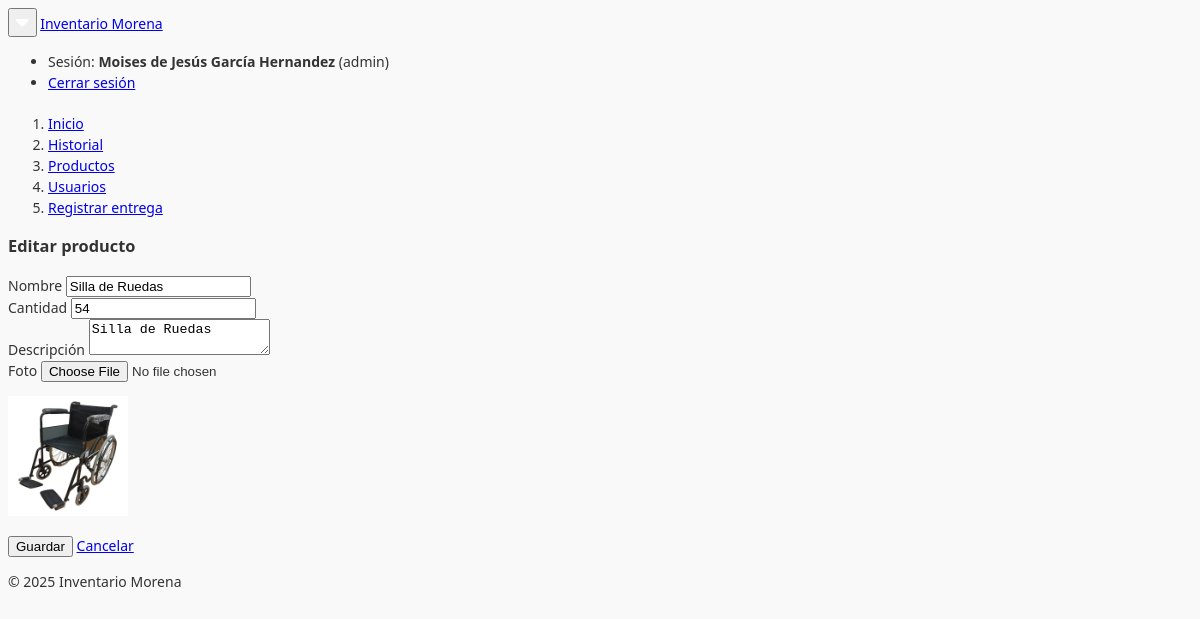
The page /productos.php?action=edit&id=7 (signed in) on the database its author committed.
### tables this page shows
CREATE TABLE `productos` (
  `id` int(11) NOT NULL,
  `nombre` varchar(100) NOT NULL,
  `descripcion` text DEFAULT NULL,
  `cantidad` int(11) NOT NULL DEFAULT 0,
  `foto` varchar(255) DEFAULT NULL,
  `created_at` date NOT NULL DEFAULT current_timestamp()
);

### productos.php (the view, shortened to what this page needs)
<?php
require_once __DIR__ . '/conexion.php';
$action = $_GET['action'] ?? 'list';
$id = isset($_GET['id']) ? (int)$_GET['id'] : 0;
include __DIR__ . '/header.php';
if($action==='create' || ($action==='edit' && $id)){
  $row = ['nombre'=>'','descripcion'=>'','cantidad'=>0,'foto'=>null];
  if($action==='edit'){
    $stmt=$mysqli->prepare("SELECT * FROM productos WHERE id=?");
    $stmt->bind_param("i",$id);
    $stmt->execute();
    $res=$stmt->get_result();
    $row=$res->fetch_assoc();
  }
  ?>
  <div class="panel panel-default">
    <div class="panel-heading">
      <h3 class="panel-title"><?= $action==='create'?'Nuevo producto':'Editar producto' ?></h3>
    </div>
    <div class="panel-body">
      <form method="POST" enctype="multipart/form-data">
        <div class="row">
          <div class="form-group col-xs-12 col-sm-6">
            <label>Nombre</label>
            <input name="nombre" class="form-control" value="<?= htmlspecialchars($row['nombre']) ?>" required>
          </div>
          <div class="form-group col-xs-12 col-sm-6">
            <label>Cantidad</label>
            <input type="number" name="cantidad" class="form-control" value="<?= (int)$row['cantidad'] ?>" required>
          </div>
          <div class="form-group col-xs-12">
            <label>Descripción</label>
            <textarea name="descripcion" class="form-control"><?= htmlspecialchars($row['descripcion']) ?></textarea>
          </div>
          <div class="form-group col-xs-12">
            <label>Foto</label>
            <input type="file" name="foto" class="form-control">
            <?php if(!empty($row['foto'])): ?>
              <p><img src="<?= htmlspecialchars($row['foto']) ?>" style="max-height:120px;max-width:100%;"></p>
            <?php endif; ?>
          </div>
        </div>
        <button class="btn btn-primary" type="submit">Guardar</button>
        <a class="btn btn-default" href="productos.php">Cancelar</a>
      </form>
    </div>
  </div>
  <?php
}
include __DIR__ . '/footer.php';
?>

### header.php (style rules this page uses)
body { font-family: "Patria", "noto Sans", "Helvetica", "Arial", sans-serif; font-size: 14px; line-height: 1.5; color: #333; background-color: #f9f9f9; }

### rows shown on the page
productos: nombre "Silla de Ruedas", cantidad "54", descripcion "Silla de Ruedas", foto (picture)

### other values the page prints
constant('APP_NAME') "Inventario Morena"
$user['nombre'] "Moises de Jesús García Hernandez"
$user['rol'] "admin"
